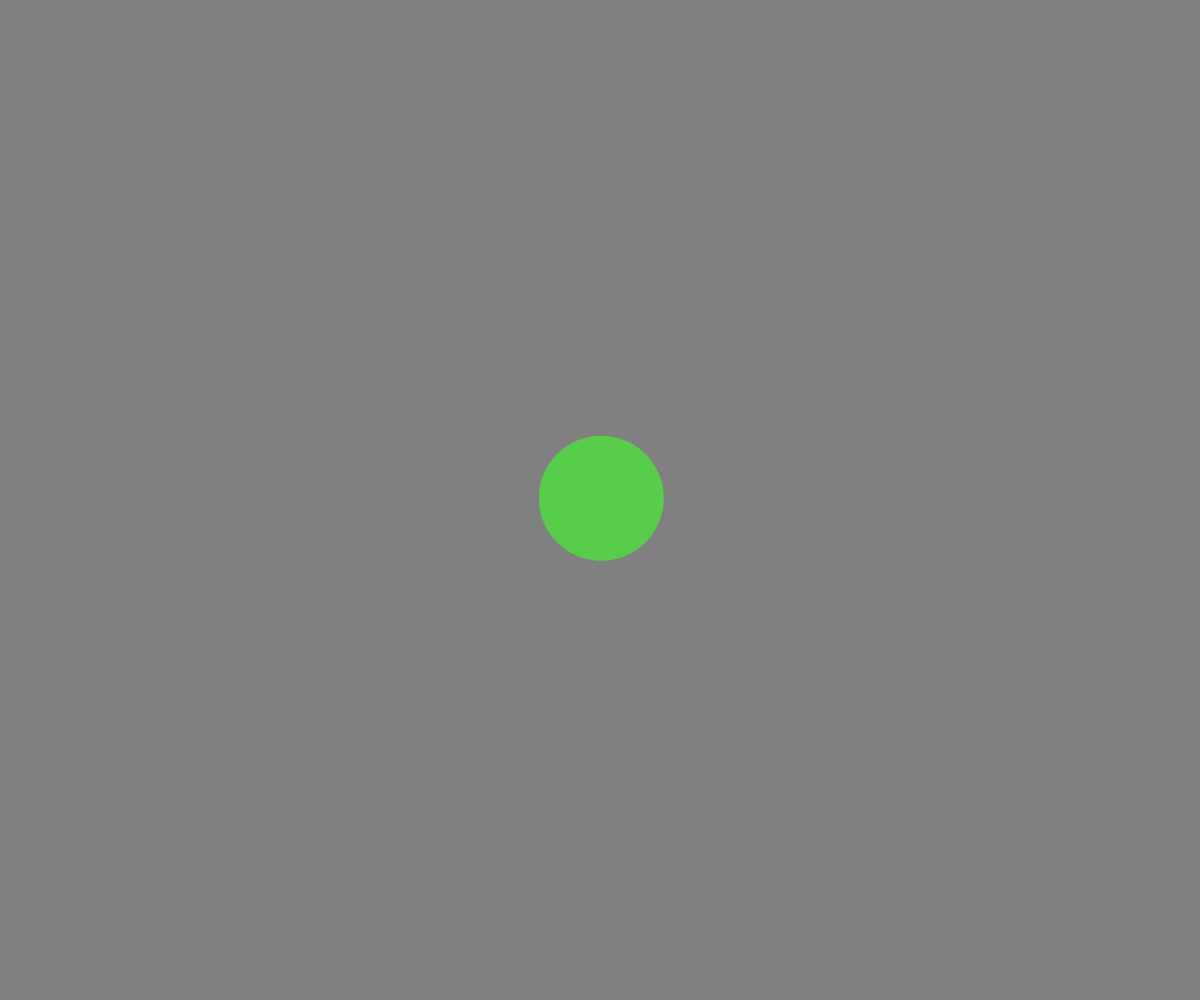
Frame 1 (no input)
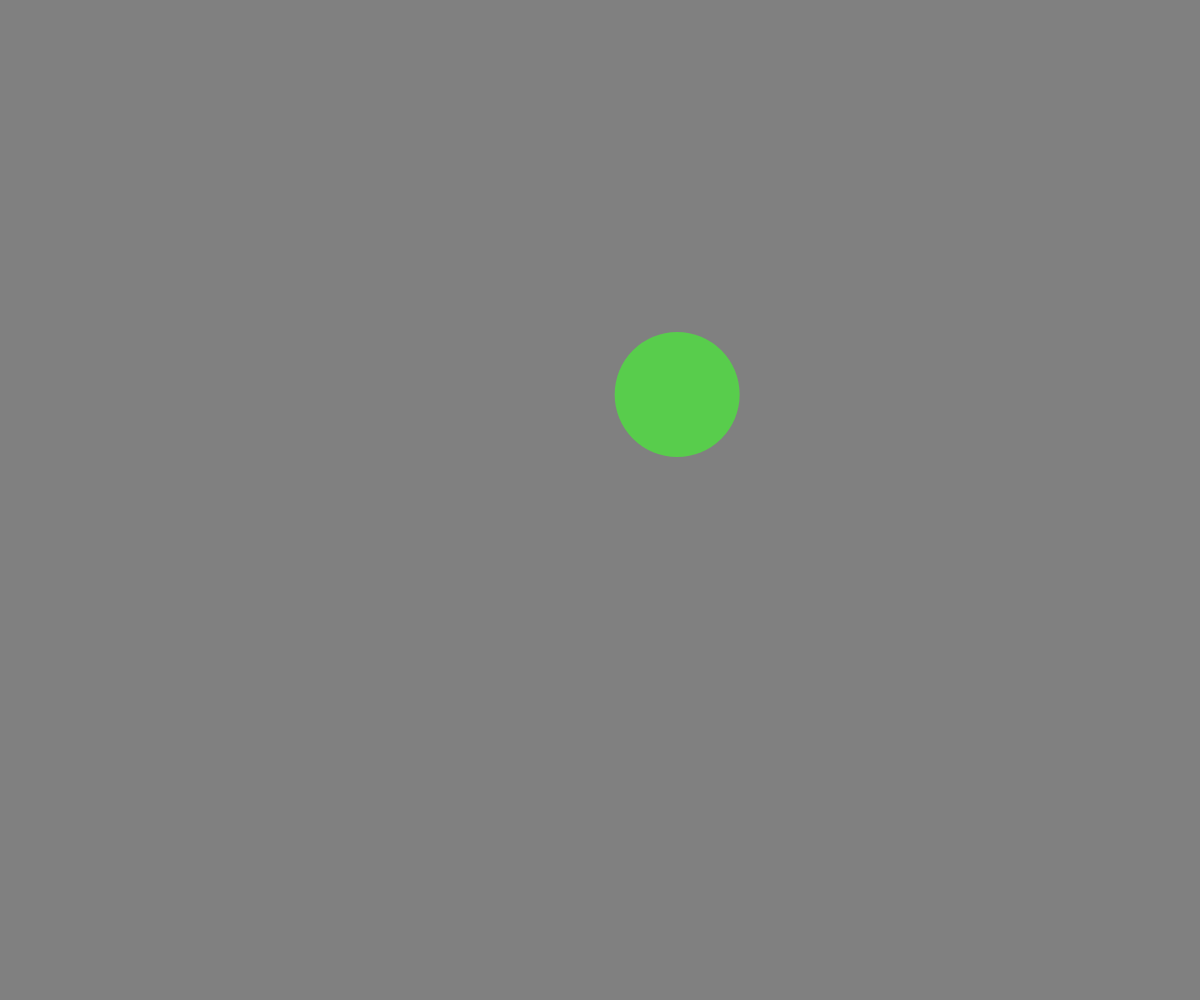
Frame 60 (no input)
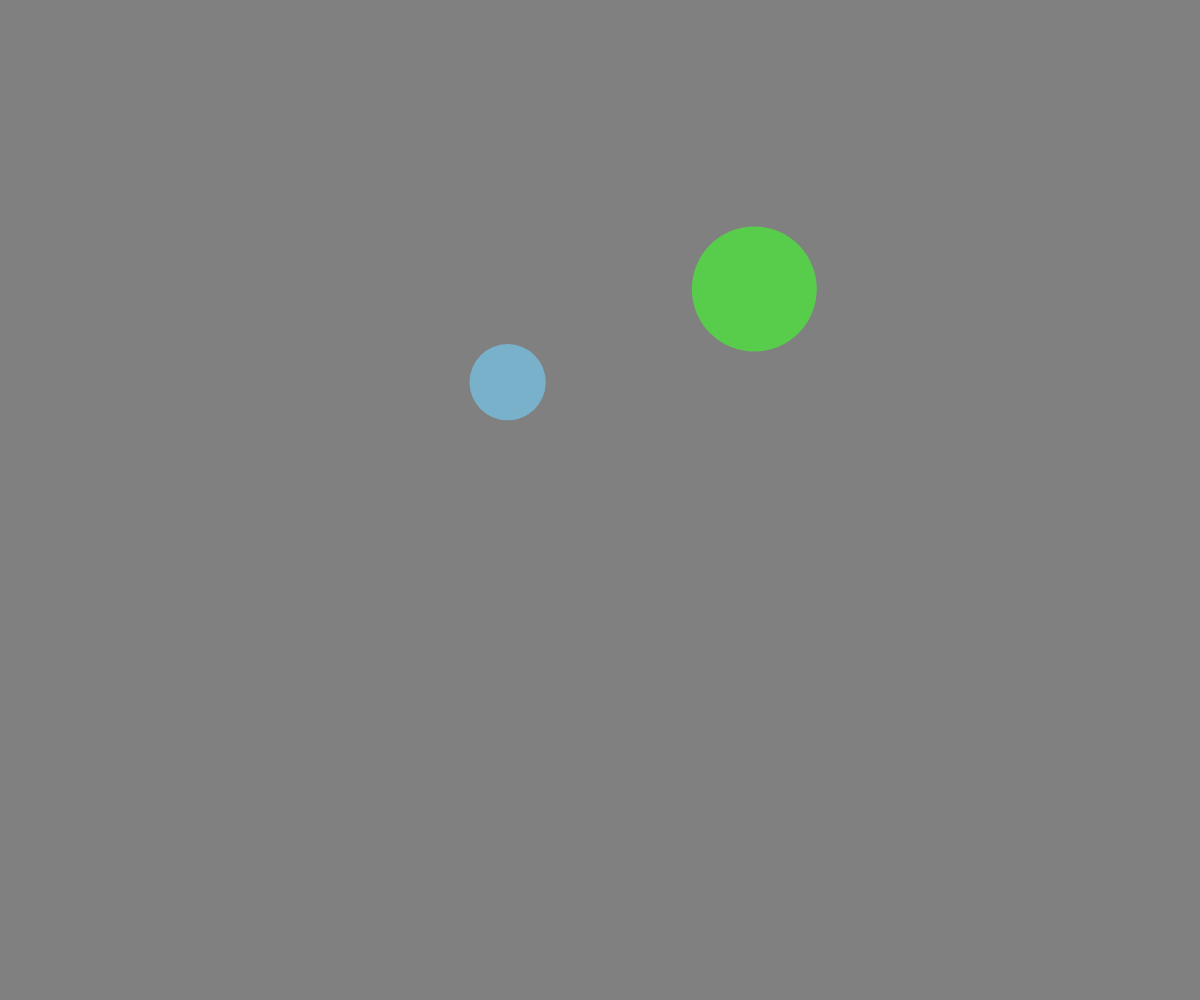
Frame 120 (the mouse pressed at the canvas centre since frame 60)

The p5.js sketch that drew these frames (run headless with seeded random() and noise() and a simulated clock; from frame 60 on, the mouse is pressed at the canvas centre):

// p5.js sketch
// ── sketch.js

let theBallArray = [];

function setup() {
  createCanvas(windowWidth, windowHeight);
  noStroke();
  // randomizeColor();
  spawnBall(width/2, height/2);
}

function draw() {
  background("grey");
  moveCircle();
  bounceIfNeeded();
  showCircle();
  // console.log(y);
}

function mousePressed() {
  spawnBall(mouseX, mouseY);
}

function spawnBall(_x, _y) {
  let newBall = {
    x: _x,
    y: _y,
    dx: random(-3, 3),
    dy: random(-3, 3),
    radius: random(25, 75),
    r: random(255),
    g: random(255),
    b: random(255),
  };
  theBallArray.push(newBall);
}

function moveCircle() {
  for (let ball of theBallArray) {
    ball.x = ball.x + ball.dx;
    ball.y += ball.dy;
  }
}

function bounceIfNeeded() {
  for (let ball of theBallArray) {
    //should i bounce?
    if (ball.x < 0 + ball.radius || ball.x > width - ball.radius) {
      ball.dx = ball.dx * -1;
      randomizeColor(ball);
    }
    if (ball.y < 0 + ball.radius || ball.y > height - ball.radius) {
      ball.dy = ball.dy * -1;
      randomizeColor(ball);
    }
  }
}

function randomizeColor(theBall) {
  theBall.r = random(255);
  theBall.g = random(255);
  theBall.b = random(255);
}

function showCircle() {
  for (let ball of theBallArray) {
    fill(ball.r, ball.g, ball.b);
    circle(ball.x, ball.y, ball.radius*2);
  }
}
